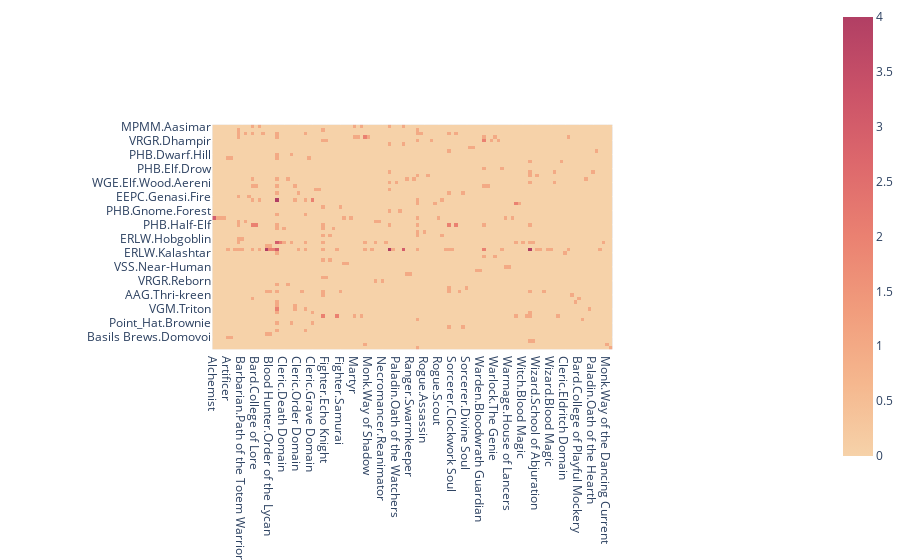

This figure's notebook cell:
### Code cell
fig = px.imshow(data,
                x=List_Class,
                y=List_Race,
                color_continuous_scale='Redor'
               )

fig.update_xaxes(side="bottom")
fig.update_layout(autosize=True, height=1000)
#fig.update_layout(autosize=True, height=1800)
fig.update_layout(margin = dict(t=0, l=1, r=0, b=0, autoexpand=True))
#fig.update_yaxes(automargin='left+top')
#fig.update_layout(autosize=True)
fig.show()

### Figure 1 — Plotly figure (JSON) as saved in the notebook; plotly's stock layout.template omitted (floating-point values rounded to 4 significant figures; data arrays with more than 128 entries replaced by an {"elided": "..."} marker saying what was removed)
{"data": [{"coloraxis": "coloraxis", "name": "0", "x": ["Alchemist", "Alchemist.Mutagenist", "Alchemist.Ooze Rancher", "Alchemist.Xenoalchemist", "Artificer", "Artificer.Armorer", "Artificer.Battle Smith", "Barbarian", "Barbarian.Path of the Totem Warrior", "Barbarian.Path of the Ancestral Guardian", "Barbarian.Path of the Zealot", "Bard", "Bard.College of Lore", "Bard.College of Eloquence", "Bard.College of Masks", "Blood Hunter", "Blood Hunter.Order of the Lycan", "Blood Hunter.Order of the Profane Soul.The Hexblade", "Cleric", "Cleric.Moon Domain", "Cleric.Death Domain", "Cleric.Life Domain", "Cleric.Light Domain", "Cleric.Tempest Domain", "Cleric.Order Domain", "Cleric.Peace Domain", "Cleric.Twilight Domain", "Cleric.Forge Domain", "Cleric.Grave Domain", "Druid", "Druid.Circle of the Shepherd", "Fighter", "Fighter.Echo Knight", "Fighter.Battle Master", "Fighter.Eldritch Knight", "Fighter.Rune Knight", "Fighter.Samurai", "Gunslinger", "Gunslinger.Gun Tank", "Gunslinger.White Hat", "Martyr", "Martyr.Burden of Mercy", "Martyr.Burden of Tyranny", "Monk", "Monk.Way of Shadow", "Monk.Way of the Open Hand", "Necromancer", "Necromancer.Pharaoh", "Necromancer.Reanimator", "Necromancer.Reaper", "Paladin", "Paladin.Oath of the Open Sea", "Paladin.Oath of the Watchers", "Paladin.Oath of the Sun", "Paladin.Oath of Conquest", "Ranger", "Ranger.Swarmkeeper", "Ranger.Horizon Walker", "Rogue", "Rogue.Arcane Trickster", "Rogue.Assassin", "Rogue.Phantom", "Rogue.Soulknife", "Rogue.Titan Slayer", "Rogue.Scout", "Rogue.Swashbuckler", "Rogue.Kinslayer", "Sorcerer", "Sorcerer.Clockwork Soul", "Sorcerer.Mirrorkin", "Sorcerer.Reincarnated Hero", "Sorcerer.Toon Magic", "Sorcerer.Divine Soul", "Vessel", "Vessel.Altered Mage", "Warden", "Warden.Bloodwrath Guardian", "Warlock", "Warlock.The Archfey", "Warlock.The Fathomless", "Warlock.The Genie", "Warlock.The Undead", "Warlock.The Hexblade", "Warmage", "Warmage.House of Lancers", "Warmage.House of Pawns", "Witch", "Witch.Black Magic", "Witch.Blood Magic", "Witch.Steel Magic", "Wizard", "Wizard.Chronurgy Magic", "Wizard.School of Abjuration", "Wizard.School of Divination", "Wizard.School of Illusion", "Wizard.School of Necromancy", "Wizard.Blood Magic", "Wizard.Bladesinging", "Wizard.Magic Missile Mage", "Wizard.War Magic", "Cleric.Eldritch Domain", "Cleric.Inquisition Domain", "Fighter.Living Crucible", "Cleric.Garlic Bread Domain", "Bard.College of Playful Mockery", "Rogue.Stormscale", "Bard.College of Dance", "Cleric.Astral Domain", "Paladin.Oath of the Hearth", "Sorcerer.Frost Magic", "Warlock.The Astral Griffon", "Monk.Way of the Speedster", "Monk.Way of the Dancing Current", "Rogue.Dreadmask"], "y": ["MPMM.Aasimar", "VGM.Bugbear", "ERLW.Changeling", "TCE.Custom Lineage", "VRGR.Dhampir", "FTD.Dragonborn.Gem.Amethyst", "FTD.Dragonborn.Gem.Emerald", "FTD.Dragonborn.Gem.Sapphire", "PHB.Dwarf.Hill", "PHB.Dwarf.Mountain", "MPMM.Eladrin", "PHB.Elf", "PHB.Elf.Drow", "EGW.Elf.Pallid", "MTF.Elf.Shadar-kai", "PHB.Elf.Wood", "WGE.Elf.Wood.Aereni", "WBtW.Fairy", "VGM.Firbolg", "EEPC.Genasi.Earth", "EEPC.Genasi.Fire", "EEPC.Genasi.Water", "VSS.Geppettin.Bisque", "AAG.Giff", "PHB.Gnome.Forest", "DMG.Goblin", "ERLW.Goblin", "VGM.Goliath", "PHB.Half-Elf", "PHB.Half-Orc", "SCAG.Halfling.Ghostwise", "PHB.Halfling.Stout", "ERLW.Hobgoblin", "PHB.Human", "PSI.Human.Innistrad", "PHB.Human.Variant", "ERLW.Kalashtar", "MPMM.Kobold", "VGM.Kobold", "MOT.Minotaur", "VSS.Near-Human", "VSS.Near-Human.Mul", "VSS.Near-Human.Stoneborn", "AAG.Plasmoid", "VRGR.Reborn", "MOT.Satyr", "VSS.Spirithost", "VGM.Tabaxi", "AAG.Thri-kreen", "MTF.Tiefling.Levistus", "MTF.Tiefling.Mephistopheles", "TTP.Tortle", "VGM.Triton", "GGR.Vedalken", "ERLW.Warforged", "VGM.Yuan-ti Pureblood", "Point_Hat.Brownie", "GH:PG.Dreamer", "SCPC.Awakened Blight", "HCKOG.Kitsune.Rage", "Basils Brews.Domovoi", "Sisalik.Sisalik", "TEB.Deepling", "HGtV.Selkies"], "z": {"elided": "64x114 int values"}, "type": "heatmap", "xaxis": "x", "yaxis": "y", "hovertemplate": "x: %{x}<br>y: %{y}<br>color: %{z}<extra></extra>"}], "layout": {"xaxis": {"anchor": "y", "domain": [0.09608, 0.9039], "scaleanchor": "y", "constrain": "domain", "side": "bottom", "type": "category", "range": [-0.5, 113.5], "autorange": true}, "yaxis": {"anchor": "x", "domain": [0.2557, 0.7443], "autorange": true, "constrain": "domain", "type": "category", "range": [63.5, -0.5]}, "coloraxis": {"colorscale": [[0, "rgb(246, 210, 169)"], [0.1667, "rgb(245, 183, 142)"], [0.3333, "rgb(241, 156, 124)"], [0.5, "rgb(234, 129, 113)"], [0.6667, "rgb(221, 104, 108)"], [0.8333, "rgb(202, 82, 104)"], [1, "rgb(177, 63, 100)"]]}, "margin": {"t": 0, "l": 1, "r": 0, "b": 0, "autoexpand": true}, "autosize": true}}
